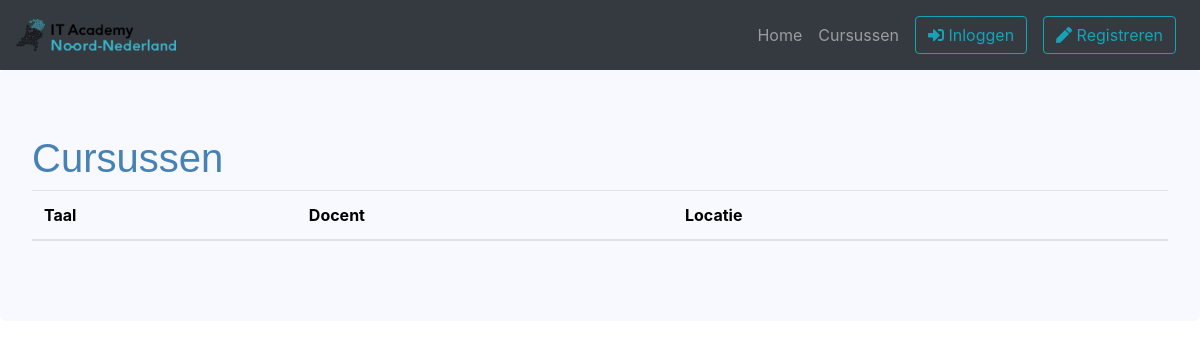
Before: /cursussen with the older database file.
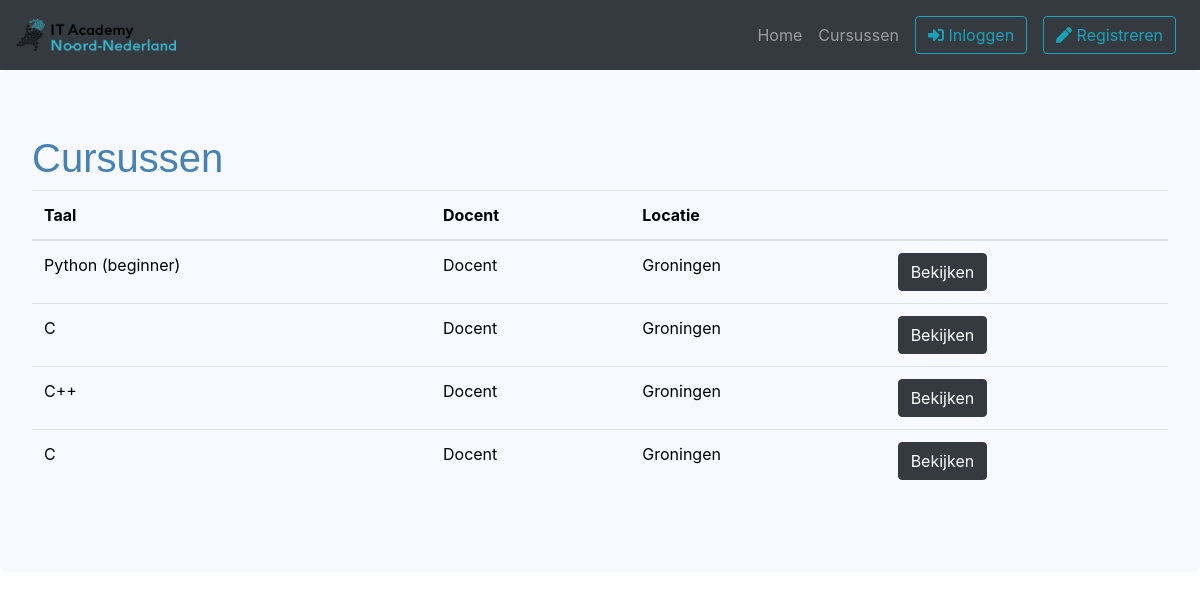
After: the same page with the newer database file.
### project/models.py (models this page shows, shortened)
class Course(db.Model):
    __tablename__ = 'courses'
    id              = db.Column(db.Integer, primary_key=True)
    teacher_id      = db.Column(db.Integer, db.ForeignKey("users.id"), nullable=False)
    language_id     = db.Column(db.Integer, db.ForeignKey("languages.id"), nullable=False)
    location        = db.Column(db.Text, nullable=False)
    cost            = db.Column(db.Float, nullable=False)
    description     = db.Column(db.Text, nullable=False)

class Language(db.Model):
    __tablename__ = 'languages'
    id          = db.Column(db.Integer, primary_key=True)
    language    = db.Column(db.Text, nullable=False)

class User(db.Model, UserMixin):
    __tablename__ = 'users'
    id = db.Column(db.Integer, primary_key=True)
    email       = db.Column(db.String(64), unique=True, index=True, nullable=False)
    username    = db.Column(db.String(64), unique=True, index=True, nullable=False)
    password    = db.Column(db.String(128), nullable=False)
    role_id     = db.Column(db.Integer, db.ForeignKey("roles.id"), nullable=False)

### project/views.py (the view)
@standaard_blueprint.route('/cursussen')
def cursussen():
    courses =  Course.query\
                .join(Language, Course.language_id == Language.id)\
                .join(User, Course.teacher_id == User.id)\
                .add_columns(Course.id, Language.language, User.username, Course.location)
    return render_template('cursussen.html', courses=courses)

### project/__init__.py (called while the page is built)
@app.context_processor
def inject_time_related_functions():
    return dict(date_now=datetime.now().date(), td=timedelta, dt=datetime, t=time())

### project/templates/cursussen.html (shortened to what this page needs)
{% extends "base.html" %}
{% block content %}
<div class="jumbotron m-0">
    <h1 class="blueheader">Cursussen</h1>
    <div class="col col-sm-12 p-0">
        <table class="table">
            <thead>
                <tr>
                    <th scope="col">Taal</th>
                    <th scope="col">Docent</th>
                    <th scope="col">Locatie</th>
                    <th scope="col"></th>
                </tr>
            </thead>
            <tbody>
                {% for course in courses %}
                <tr>
                    <td>{{ course.language }}</td>
                    <td>{{ course.username }}</td>
                    <td>{{ course.location }}</td>
                    <td><a href="{{ url_for('standaard.cursus', language=course.language, course_id=course.id)}}" class="btn btn-dark">Bekijken</a></td>
                </tr>
                {% endfor %}
            </tbody>
        </table>
    </div>
</div>
{% endblock %}

### project/templates/base.html (shortened to what this page needs)
<!DOCTYPE html>
<html lang="en" dir="ltr">
<head>
    <link rel="stylesheet" type="text/css" href="{{ url_for('static',filename='stylesheet.css') }}?rnd=24">
    <link rel="stylesheet" href="https://maxcdn.bootstrapcdn.com/bootstrap/4.0.0/css/bootstrap.min.css">
    <link rel="stylesheet" href="https://cdnjs.cloudflare.com/ajax/libs/font-awesome/5.15.3/css/all.min.css" />
</head>
<body>
    <nav class="navbar navbar-expand-lg navbar-dark bg-dark">
    <a class="navbar-brand" href="{{ url_for('index') }}">
        <img src="/static/logo-klein.png" width="40%" alt="">
    </a>
    <div class="collapse navbar-collapse" id="navbarSupportedContent">
        <div class="navbar-nav ml-auto d-lg-flex align-items-lg-center">
            <a class="nav-item nav-link" href="{{ url_for('index') }}">Home</a>
            <a class="nav-item nav-link" href="{{ url_for('standaard.cursussen') }}">Cursussen</a>
            {% if current_user.is_authenticated %}
            <div class="dropdown nav-item nav-link">
                <button class="btn btn-outline-info" type="button" id="dropdownMenuButton" data-toggle="dropdown" aria-haspopup="true" aria-expanded="false">
                    <i class="fas fa-user"></i> {{ current_user.username }}
                </button>
                <div class="dropdown-menu dropdown-menu-right" aria-labelledby="dropdownMenuButton">
                    <a class="dropdown-item" href="{{ url_for('student.inschrijvingen', username=current_user.username) }}"><i class="fas fa-graduation-cap"></i> Inschrijvingen</a>
                    {% if current_user.role_id == 1 %}
                    <a class="dropdown-item" href="{{ url_for('student.rooster', year=date_now.year, week=date_now.isocalendar()[1]) }}"><i class="fas fa-calendar-alt"></i> Rooster</a>
                    {% elif current_user.role_id == 2 %}
                    <a class="dropdown-item" href="{{ url_for('docent.docent_rooster', year=date_now.year, week=date_now.isocalendar()[1]) }}"><i class="fas fa-calendar-alt"></i> Rooster</a>
                    {% elif current_user.role_id == 3 %}
                    <a class="dropdown-item" href="{{ url_for('administrator.admin_rooster', year=date_now.year, week=date_now.isocalendar()[1]) }}"><i class="fas fa-calendar-alt"></i> Rooster</a>
                    {% endif %}
                    <a class="dropdown-item" href="{{ url_for('student.instellingen') }}"><i class="fas fa-user-edit"></i> Instellingen</a>
                    <div class="dropdown-divider"></div>
                    <a class="dropdown-item" href="{{ url_for('standaard.logout') }}"><i class="fas fa-power-off"></i> Uitloggen</a>
                </div>
            </div>
            {% else %}
            <div class="nav-item nav-link">
                <a class="btn btn-outline-info" href="{{ url_for('standaard.login') }}"><i class="fas fa-sign-in-alt"></i> Inloggen</a>
            </div>
            <div class="nav-item nav-link">
                <a class="btn btn-outline-info" href="{{ url_for('standaard.register') }}"><i class="fas fa-pen"></i> Registreren</a>
            </div>
            {% endif %}
        </div>
    </div>
</nav>
{% block content %}
{% endblock %}
</body>
</html>

### project/static/stylesheet.css (style rules this page uses)
html { background-color: white; }
.blueheader { color: steelblue; font-family:'Lucida Sans', 'Lucida Sans Regular', 'Lucida Grande', 'Lucida Sans Unicode', Geneva, Verdana, sans-serif }
.jumbotron { background-color:ghostwhite !important; margin-top: 25px; color: black; }

Changed rows visible on the page:
added Course: language "Python (beginner)", username "Docent", location "Groningen"
added Course: language "C", username "Docent", location "Groningen"
added Course: language "C++", username "Docent", location "Groningen"
added Course: language "C", username "Docent", location "Groningen"
